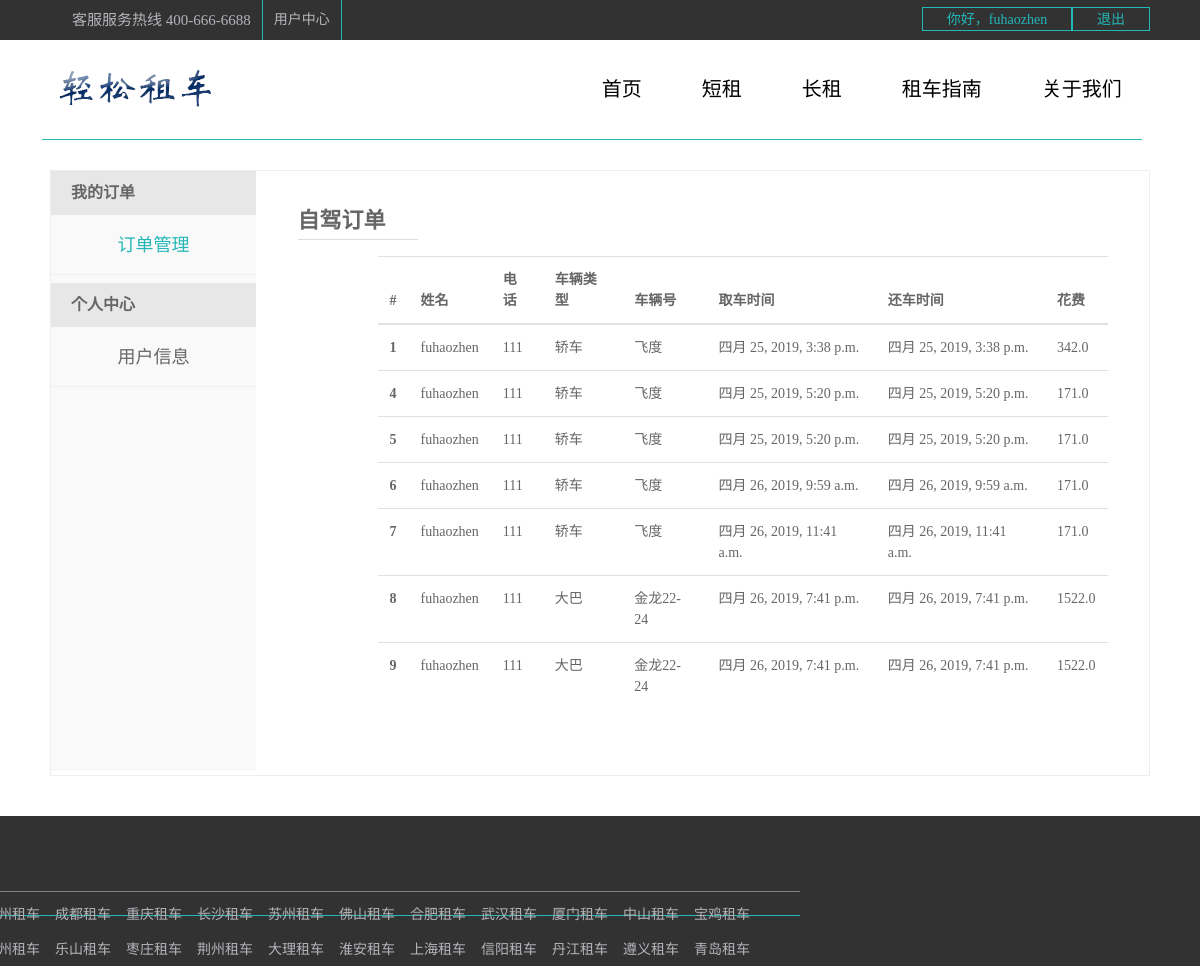
Before: /cars/dingdan/ (signed in) with the older database file.
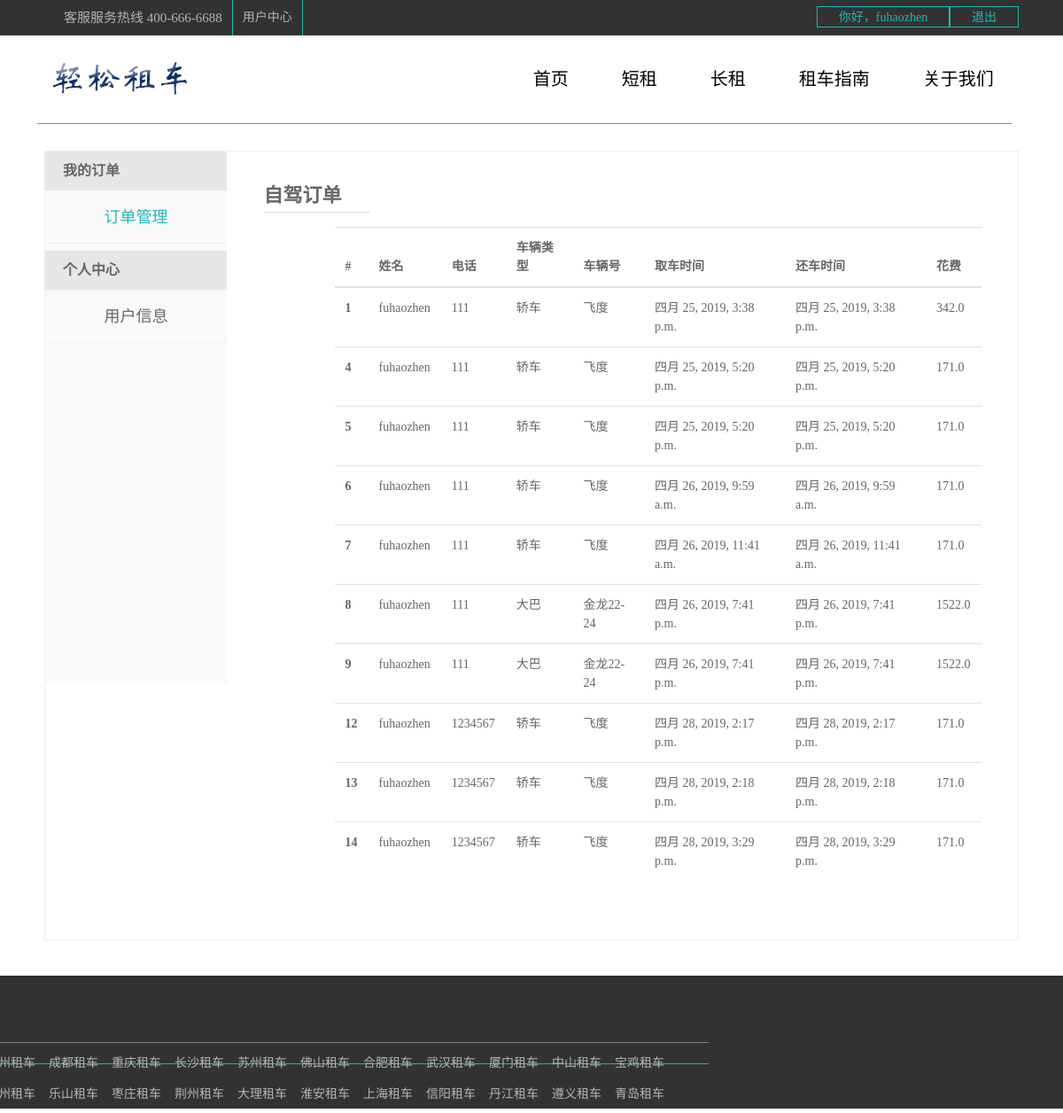
After: the same page with the newer database file.
### cars/models.py (models this page shows)
class Order(models.Model):
    o_uid = models.ForeignKey(User, on_delete=models.CASCADE)
    customerName = models.CharField(max_length=20)
    customerTel = models.CharField(max_length=50)
    o_cid = models.ForeignKey(Car, on_delete=models.CASCADE)
    typeNo = models.CharField(max_length=20)
    creatDate = models.DateTimeField(auto_now_add=True)
    returnDate = models.DateTimeField(auto_now_add=True)
    otime = models.IntegerField(default=0)
    ocost = models.FloatField()

class Car(models.Model):
    ctype = models.CharField(default="轿车", max_length=20)
    typeNo = models.CharField(max_length=20)
    picture = models.FileField(null=True, upload_to="./static/media/")
    color = models.CharField(max_length=20)
    drentprice = models.FloatField()
    description = models.CharField(max_length=50, default="//5座 自动/1.5L")
    def __str__(self):
        return self.ctype

### cars/views.py (the view)
def dingdan(request):
    user = request.session.get("username")
    user1 = User.objects.get(username=user)
    order1 = user1.order_set.all()
    length = len(order1)
    return render(request, 'cars/dingdan.html', {"username": user, "order1": order1, "length": length})

### templates/cars/dingdan.html (shortened to what this page needs)
<!DOCTYPE html>
<html>
	<head>
		<link rel="stylesheet" type="text/css" href="/static/dist/css/bootstrap.css"/>
	</head>
	<body>
		<div class="top">
			<div class="content">
				<div class="fl">
					<ul class="flu">
						<li>
							<a class="kefu" href="#">客服服务热线 400-666-6688</a>
						</li>
						<li>
							<a href="#">用户中心</a>
						</li>
					</ul>
				</div>
				<div class="fr">
					{% if  not username %}
						<a href="{% url 'cars:user_login' %}">登录</a>
						<a href="{% url 'cars:user_register' %}">注册</a>
					{% else %}
						<a href="{% url 'cars:me' %}" style="width: 150px;">你好，{{username}}</a>
						<a href="{% url 'cars:log_out' %}">退出</a>
					{% endif %}
				</div>
			</div>
		</div>
		<div class="nav">
			<div class="s1_content">
				<img src="/static/images/商标.png" alt>
				<div class="menu">
					<ul>
						<li><a href="{% url 'cars:index' %}">首页</a></li>
						<li><a href="{% url 'cars:short' %}">短租</a></li>
						<li><a href="{% url 'cars:long' %}">长租</a></li>
						<li><a href="{% url 'cars:guide' %}">租车指南</a></li>
						<li style="margin-right: 20px;"><a href="{% url 'cars:guide' %}">关于我们</a></li>
					</ul>
				</div>
			</div>
		</div>
		<div class="about_content">
			<div class="about_left">
				<dt>我的订单</dt>
					<dd>
						<a href="{% url 'cars:dingdan' %}" class="ck" style="color:#23B7B7; ">订单管理</a>
					</dd>
				<dt>个人中心</dt>
					<dd>
						<a href="{%url 'cars:me' %}" class="user">用户信息</a>
					</dd>
			</div>
			<div class="about_right">
				<div class="right_top">
					<div class="zijia">自驾订单</div>
				</div>
				<div class="right_bottom">
					{% if length > 0 %}
							<table class="table table-hover">
								  <thead>
									<tr>
									  <th scope="col">#</th>
									  <th scope="col">姓名</th>
									  <th scope="col">电话</th>
									  <th scope="col">车辆类型</th>
										<th scope="col">车辆号</th>
									  <th scope="col">取车时间</th>
									  <th scope="col">还车时间</th>
										<th scope="col">花费</th>
									</tr>
								  </thead>
								  <tbody>
								  {% for i in order1 %}
									<tr>
									  <th scope="row">{{i.id}}</th>
									  <td>{{username}}</td>
									  <td>{{i.customerTel}}</td>
									  <td>{{i.o_cid}}</td>
									  <td>{{i.typeNo}}</td>
									  <td>{{i.creatDate}}</td>
									  <td>{{i.returnDate}}</td>
									  <td>{{i.ocost}}</td>
									</tr>
								  {% endfor %}
								  </tbody>
							</table>
					{% endif %}
				</div>
			</div>
		</div>
		<div class="s1_footer">
			<div class="s1_footer_top">
				<div class="s1_content">
					<div class="s1_top">
					</div>
					<div class="clear"></div>
					<div class="s1_lian_jie">
						<h5 style="color: #b4b5ba;">热门城市入口</h5>
						<ul>
							<li><a href="#">杭州租车</a></li>
							<li><a href="#">成都租车</a></li>
							<li><a href="#">重庆租车</a></li>
							<li><a href="#">长沙租车</a></li>
							<li><a href="#">苏州租车</a></li>
							<li><a href="#">佛山租车</a></li>
							<li><a href="#">合肥租车</a></li>
							<li><a href="#">武汉租车</a></li>
							<li><a href="#">厦门租车</a></li>
							<li><a href="#">中山租车</a></li>
							<li><a href="#">宝鸡租车</a></li>
							<li><a href="#">德州租车</a></li>
							<li><a href="#">乐山租车</a></li>
							<li><a href="#">枣庄租车</a></li>
							<li><a href="#">荆州租车</a></li>
							<li><a href="#">大理租车</a></li>
							<li><a href="#">淮安租车</a></li>
							<li><a href="#">上海租车</a></li>
							<li><a href="#">信阳租车</a></li>
							<li><a href="#">丹江租车</a></li>
							<li><a href="#">遵义租车</a></li>
							<li><a href="#">青岛租车</a></li>
						</ul>
					</div>
				</div>
			</div>
		</div>
	</body>
</html>

### templates/cars/dingdan.html (style rules this page uses)
* { margin:0px; padding:0px; }
div { display: block; }
body { font-family: "微软雅黑"; font-size:14px; color: #666; }
div.top { height:40px; background-color:#323232; line-height:40px; }
a.kefu { float: left; font-size: 15px; margin-left:11px; }
div.content { width:1100px; margin:0 auto; }
ul.flu { float: left; }
ul.flu>li { list-style: none; float:left; margin-left:11px; padding-right:11px; border-right:1px solid #23B7B7; }
ul.flu>li a { display: block; text-decoration: none; color:#b4b5ba; }
div.top .fr { float:right; }
div.top .fr a { width:78px; height:24px; display: block; border:1px solid #23B7B7; float: left; line-height: 24px; text-align: center; margin-top:7px; text-decoration: none; color:#23B7B7; }
div.nav { height:100px; background-color:#fff; }
div.s1_content img { margin-top: 20px; }
div.s1_content { margin-left:-300px; height:100px; width:1100px; border-bottom:1px solid #23B7B7; }
div.menu { float:right; height:100px; }
div.menu ul li { float:left; list-style: none; padding-top: 34px; color:#666666; text-align: center; line-height: 30px; margin-right: 60px; }
div.menu ul li a { text-decoration: none; color:#000; font-size:20px; }
div.about_content { width: 1100px; margin: 0 auto; overflow: hidden; background: #fff; margin-top: 30px; margin-bottom: 40px; border: 1px solid #eee; }
div.about_left { width: 205px; overflow: hidden; float: left; background: #f9f9f9; min-height: 600px; }
div.about_left a { display: block; width: 205px; height: 60px; border-bottom: 1px solid #eeeeee; font-size: 18px; text-align: center; line-height: 60px; text-decoration: none; color: #666; }
div.about_left dt { padding: 10px 20px; font-size: 16px; background-color: #E7E7E7; font-weight: 700; line-height: 1.5; display: block; }
div.about_right { width: 879px; overflow: hidden; min-height: 410px; margin: auto; }
div.right_top { width: 810px; height: 35px; margin: auto; position: relative; margin-top: 20px; }
div.zijia { padding-right: 20px; height: 38px; background: #fff; line-height: 38px; color: #666; font-size: 22px; font-weight: bold; position: absolute; top: 11px; width:120px ; border-bottom:1px solid #ddd; }
div.right_bottom { width: 810px; overflow: hidden; margin: auto; padding: 30px 0 50px 80px; }
div.s1_footer { height: 150px; width: 100%; background: #323232; }
div.s1_top { padding-top: 10px; margin-bottom: 10px; }
div.clear { clear: both; overflow: hidden; height: 1px; margin-top: -1px; font-size: 0; }
div.s1_lian_jie ul { height: 80px; border-top: 1px solid gray; overflow: hidden; margin-top: 10px; margin-bottom: 0px; }
div.s1_lian_jie ul li { list-style: none; float: left; margin-right: 15px; line-height: 25px; margin-top: 10px; }
div.s1_lian_jie ul li a { color: #b4b5ba; text-decoration: none; }

Changed rows visible on the page:
added Order: id "12", username "fuhaozhen", customerTel "1234567", o_cid "轿车", typeNo "飞度", creatDate "四月 28, 2019, 2:17 p.m.", returnDate "四月 28, 2019, 2:17 p.m.", ocost "171.0"
added Order: id "13", username "fuhaozhen", customerTel "1234567", o_cid "轿车", typeNo "飞度", creatDate "四月 28, 2019, 2:18 p.m.", returnDate "四月 28, 2019, 2:18 p.m.", ocost "171.0"
added Order: id "14", username "fuhaozhen", customerTel "1234567", o_cid "轿车", typeNo "飞度", creatDate "四月 28, 2019, 3:29 p.m.", returnDate "四月 28, 2019, 3:29 p.m.", ocost "171.0"
